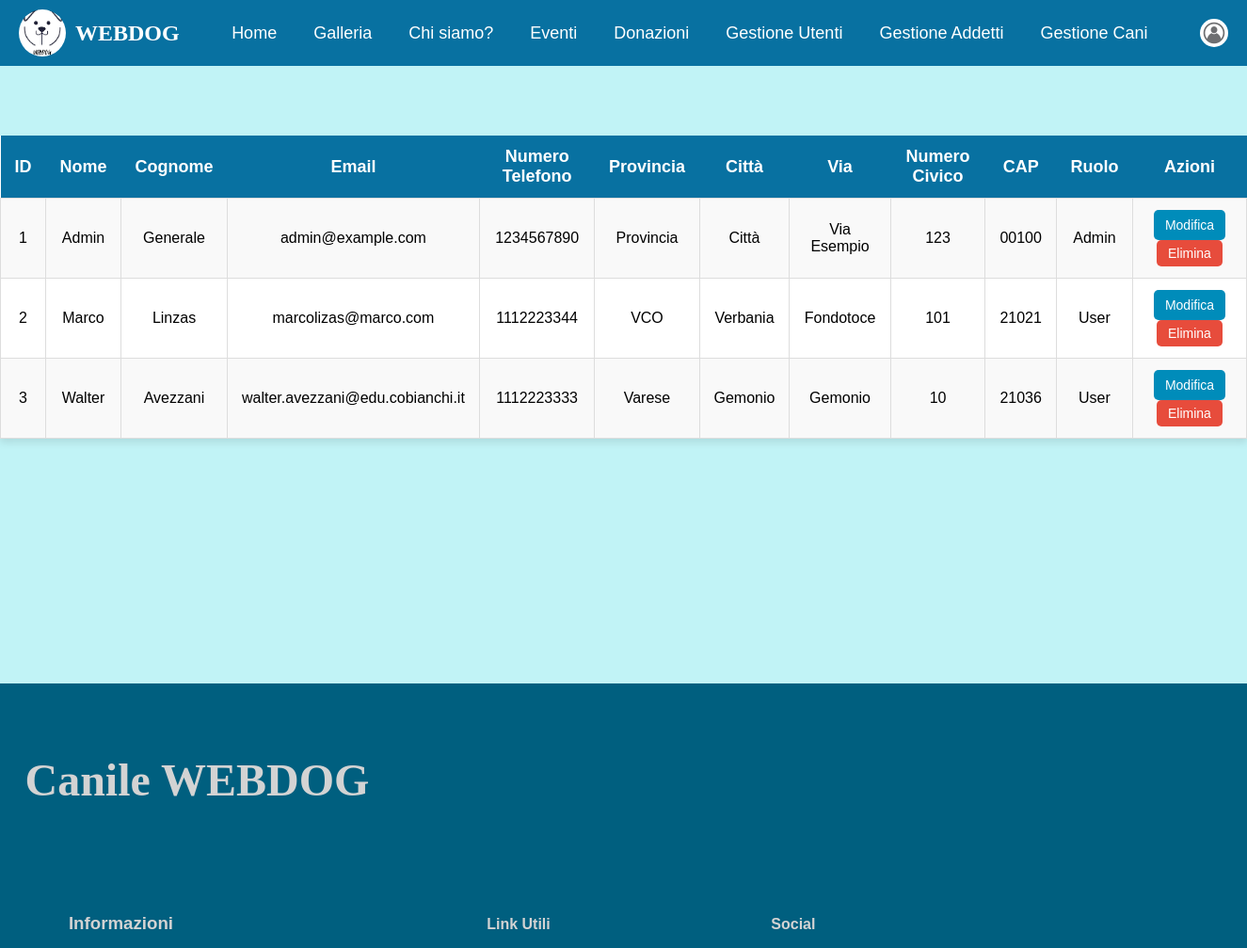
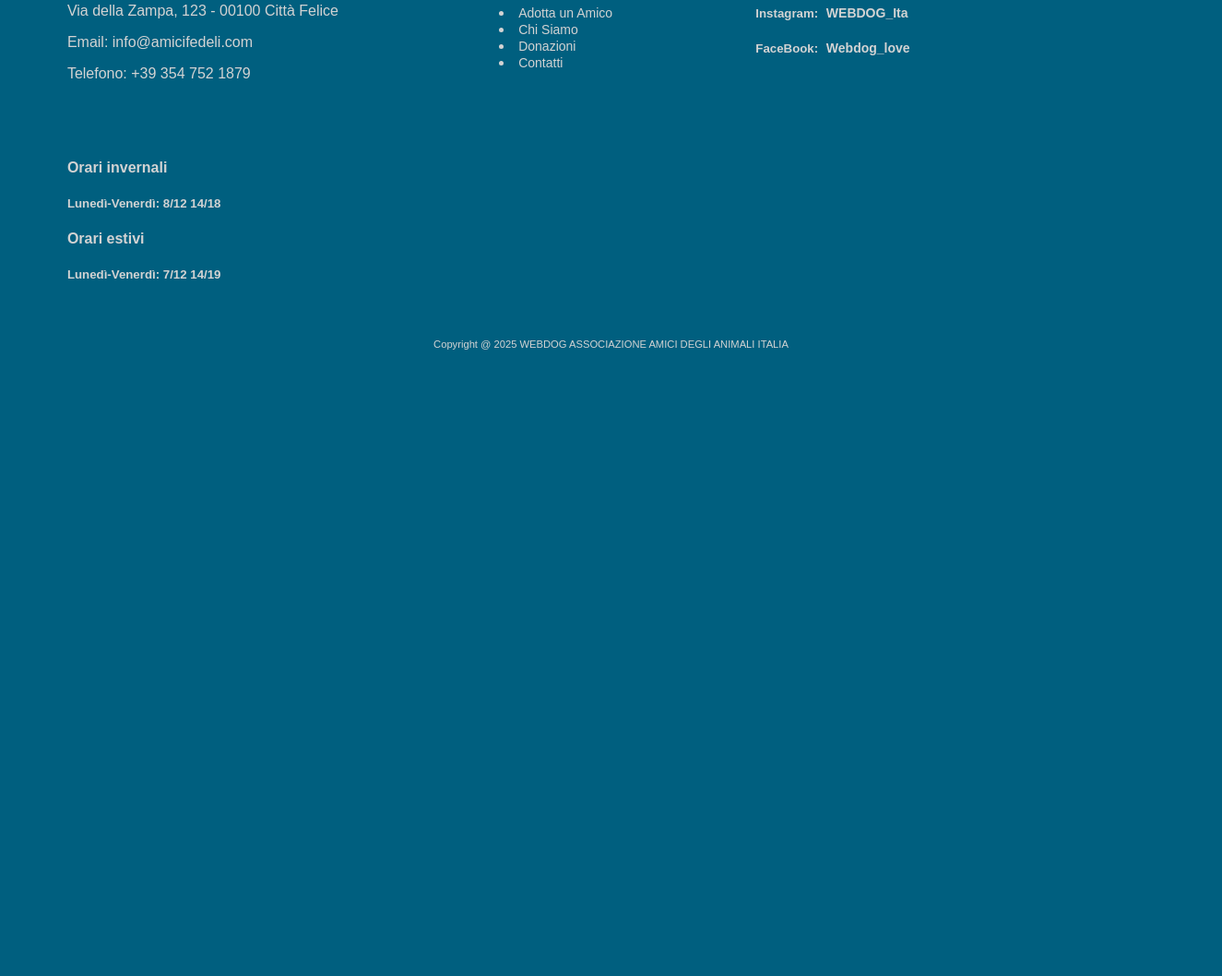
/Gestione.php (signed in), run on the app's committed database (2 pictures, top to bottom).
### tables this page shows
CREATE TABLE `utenti` (
  `IDUtente` bigint(100) NOT NULL,
  `Nome` varchar(100) NOT NULL,
  `Cognome` varchar(100) NOT NULL,
  `Email` varchar(100) NOT NULL,
  `Password` varchar(100) NOT NULL,
  `NumeroTelefono` varchar(100) DEFAULT NULL,
  `Provincia` varchar(100) DEFAULT NULL,
  `Città` varchar(100) NOT NULL,
  `Via` varchar(100) NOT NULL,
  `NumeroCivico` varchar(100) NOT NULL,
  `CAP` varchar(100) NOT NULL,
  `Ruolo` varchar(100) NOT NULL
);

### Gestione.php (the view, shortened to what this page needs)
<?php
$ruolo = "";
if (isset($_COOKIE['role'])) {
    $ruolo = $_COOKIE['role'];
} elseif (isset($_SESSION['role'])) {
    $ruolo = $_SESSION['role'];
}
?>
<html>
<head>
    <link rel="stylesheet" href="estetica.css">
</head>
<body>
    <div class="navbar">
        <div class="logo-container">
            <img src="img/Home/WEBDOG (1).png" alt="Logo">
            <h1 class="title">WEBDOG</h1>
        </div>
        <div class="nav-links">
            <a href="Home.php">Home</a>
            <a href="Galleria.php">Galleria</a>
            <a href="Chisiamo.php">Chi siamo?</a>
            <a href="Eventi.php">Eventi</a>
            <a href="Donazioni.php">Donazioni</a>
            <?php if ($ruolo == 'Admin') { ?>
                <a href="Gestione.php">Gestione Utenti</a>
                <a href="GestioneAddetti.php">Gestione Addetti</a>
                <a href="DB\GestioneCani.php">Gestione Cani</a>
            <?php } ?>
        </div>
        <div class="login">
            <?php
            if ($ruolo == 'Admin' || $ruolo == 'User') {
                echo "<a href='Area Personale.php'><img src='img/Login/user.jpg' alt='Foto profilo' class='fotoprofilo'></a>";
            } elseif($ruolo != 'User' && $ruolo != 'Admin') {
                echo "<a href='Login1.php'><img src='img/Login/user.jpg' alt='Foto profilo' class='fotoprofilo'></a>";
            } ?>
        </div>
    </div>
    <br><br><br>
    <?php
    require("DB/db_connect.php");
    $con = mysqli_connect($db_hostname, $db_username, $db_password, $db_name);
    $sql = "SELECT * FROM Utenti ORDER BY ruolo";
    $result = mysqli_query($con, $sql);
    echo "<table class='table'>";
    echo "<tr>
            <th>ID</th>
            <th>Nome</th>
            <th>Cognome</th>
            <th>Email</th>
            <th>Numero Telefono</th>
            <th>Provincia</th>
            <th>Città</th>
            <th>Via</th>
            <th>Numero Civico</th>
            <th>CAP</th>
            <th>Ruolo</th>
            <th>Azioni</th>
          </tr>";
    while ($row = mysqli_fetch_assoc($result)) {
        echo "<tr>";
        echo "<td>" . htmlspecialchars($row['IDUtente']) . "</td>";
        echo "<td>" . htmlspecialchars($row['Nome']) . "</td>";
        echo "<td>" . htmlspecialchars($row['Cognome']) . "</td>";
        echo "<td>" . htmlspecialchars($row['Email']) . "</td>";
        echo "<td>" . htmlspecialchars($row['NumeroTelefono']) . "</td>";
        echo "<td>" . htmlspecialchars($row['Provincia']) . "</td>";
        echo "<td>" . htmlspecialchars($row['Città']) . "</td>";
        echo "<td>" . htmlspecialchars($row['Via']) . "</td>";
        echo "<td>" . htmlspecialchars($row['NumeroCivico']) . "</td>";
        echo "<td>" . htmlspecialchars($row['CAP']) . "</td>";
        echo "<td>" . htmlspecialchars($row['Ruolo']) . "</td>";
        echo "<td>
                <form action='' method='post' style='display:inline;'>
                    <input type='hidden' name='id' value='" . htmlspecialchars($row['IDUtente']) . "'>
                    <input type='submit' name='edit' value='Modifica'>
                </form>
                <form action='DB/Elimina riga.php' method='post' style='display:inline;'>
                    <input type='hidden' name='id' value='" . htmlspecialchars($row['IDUtente']) . "'>
                    <button type='submit' onclick='return confirm(\"Sei sicuro di voler eliminare questo utente?\");'>Elimina</button>
                </form>
              </td>";
        echo "</tr>";
    }
    echo "</table>";
    ?>
<div id="push"></div>
    <div id="container">
        <div id="footer" class="footcolor">
        <h3 class="foottitle">Canile WEBDOG</h3>
        <div class="footposition">
        <h3>Informazioni</h3>
        <p>Via della Zampa, 123 - 00100 Città Felice</p>
        <p>Email: info@amicifedeli.com</p>
        <p>Telefono: +39 354 752 1879</p>
            </div>
            <div class="footposition">
        <h4>Link Utili</h4>
             <ul>
                    <li><a href="Galleria.html" class="footlink">Adotta un Amico</a></li>
                    <li><a href="Chisiamo.html" class="footlink">Chi Siamo</a></li>
                    <li><a href="Donazioni.php" class="footlink">Donazioni</a></li>
                    <li><a href="Contatti.html" class="footlink">Contatti</a></li>
                </ul>
        </div>
        <div class="footposition">
        <h4>Social</h4>
        <h5>Instagram: <a href="https://www.instagram.com/_marchitos__/" class="footlink">WEBDOG_Ita</a></li></h5>
        <h5>FaceBook: <a href="https://www.facebook.com/profile.php?id=61568809316208"class="footlink">Webdog_love</a></li></h5>
        </div>
        <div class="footposition">
        <h4>Orari invernali</h4>
        <h5>Lunedì-Venerdì: 8/12 14/18</h5>
        <h4>Orari estivi</h4>
        <h5>Lunedì-Venerdì: 7/12 14/19</h5>
        </div>
        <div >
            <center><h8 class="h8">Copyright @ 2025 WEBDOG ASSOCIAZIONE AMICI DEGLI ANIMALI ITALIA</h8></center>
        </div>
    </div>
</body>
</html>

### estetica.css (style rules this page uses)
body { font-family: Arial, sans-serif; background: #c1f3f6; }
.title { font-family: 'Brush Script MT', cursive; font-weight: 200%; }
.logo-container { display: flex; align-items: center; gap: 10px; }
.logo-container h1 { color: white; font-size: 24px; margin: 0; }
.navbar { display: flex; align-items: center; justify-content: space-between; background-color: #0871a1; padding: 10px 20px; flex-wrap: wrap; }
.navbar img { width: 50px; height: 50px; border-radius: 50%; }
.navbar h1 { color: white; margin: 0; }
.nav-links { display: flex; gap: 15px; flex-wrap: wrap; }
.nav-links a { color: white; text-decoration: none; font-size: 18px; padding: 8px 12px; transition: 0.3s; white-space: nowrap; }
.login { display: flex; align-items: center; gap: 10px; }
.login img { width: 30px; height: 30px; border-radius: 50%; }
html, body { height: 100%; margin: 0%; padding: 0; }
#container { min-height: 70%; height: auto !important; height: 50%; width: 100%; margin: 0 auto -100px; background-color: #005f7f; position: absolute; }
#footer, #push { height: 30%; clear: both;; }
#footer { position:static; bottom: 0; left: 0; width: auto; }
.foottitle { font-family: 'Brush Script MT', cursive; font-size: 300%; padding: 2%; }
.footcolor { color: lightgrey; }
.footposition { justify-content: space-between; padding: 1%; margin: 2% 4.5%; position:relative; display: inline-table; }
.footlink { color: lightgrey; text-decoration:solid; padding: 3px 5px; transition: background 0.3s; font-size: 14px; }
.h8 { font-size: 70%; }
.fotoprofilo { border-radius: 90%; }
.table { width: 100%; border-collapse: collapse; margin: 20px 0; background-color: #ffffff; box-shadow: 0px 4px 8px rgba(0, 0, 0, 0.1); }
.table th { background-color: #0871a1; color: #fff; padding: 12px 15px; font-size: 18px; text-align: center; }
.table td { padding: 12px 15px; text-align: center; border: 1px solid #ddd; }
.table tr:nth-child(even) { background-color: #f9f9f9; }
.table tr:nth-child(odd) { background-color: #ffffff; }
.table input[type="submit"], .table button { padding: 8px 12px; font-size: 14px; background-color: #008CBA; color: white; border: none; border-radius: 5px; cursor: pointer; transition: background-color 0.3s; }
.table form { display: inline-block; margin: 0 5px; }
.table form button { padding: 6px 12px; background-color: #e74c3c; border-radius: 5px; color: white; font-size: 14px; border: none; cursor: pointer; transition: background-color 0.3s; }

### Gestione.php (style rules this page uses)
.table { width: 100%; border-collapse: collapse; margin: 20px 0; background-color: #ffffff; box-shadow: 0px 4px 8px rgba(0, 0, 0, 0.1); }
.table th { background-color: #0871a1; color: #fff; padding: 12px 15px; font-size: 18px; text-align: center; }
.table td { padding: 12px 15px; text-align: center; border: 1px solid #ddd; }
.table tr:nth-child(even) { background-color: #f9f9f9; }
.table tr:nth-child(odd) { background-color: #ffffff; }
.table input[type="submit"], .table button { padding: 8px 12px; font-size: 14px; background-color: #008CBA; color: white; border: none; border-radius: 5px; cursor: pointer; transition: background-color 0.3s; }
.table form { display: inline-block; margin: 0 5px; }
.table form button { padding: 6px 12px; background-color: #e74c3c; border-radius: 5px; color: white; font-size: 14px; border: none; cursor: pointer; transition: background-color 0.3s; }

### data on the page
utenti: IDUtente "1", Nome "Admin", Cognome "Generale", Email "admin@example.com", NumeroTelefono "1234567890", Provincia "Provincia", Città "Città", Via "Via Esempio", NumeroCivico "123", CAP "00100", Ruolo "Admin"
utenti: IDUtente "2", Nome "Marco", Cognome "Linzas", Email "marcolizas@marco.com", NumeroTelefono "1112223344", Provincia "VCO", Città "Verbania", Via "Fondotoce", NumeroCivico "101", CAP "21021", Ruolo "User"
utenti: IDUtente "3", Nome "Walter", Cognome "Avezzani", Email "walter.avezzani@edu.cobianchi.it", NumeroTelefono "1112223333", Provincia "Varese", Città "Gemonio", Via "Gemonio", NumeroCivico "10", CAP "21036", Ruolo "User"
